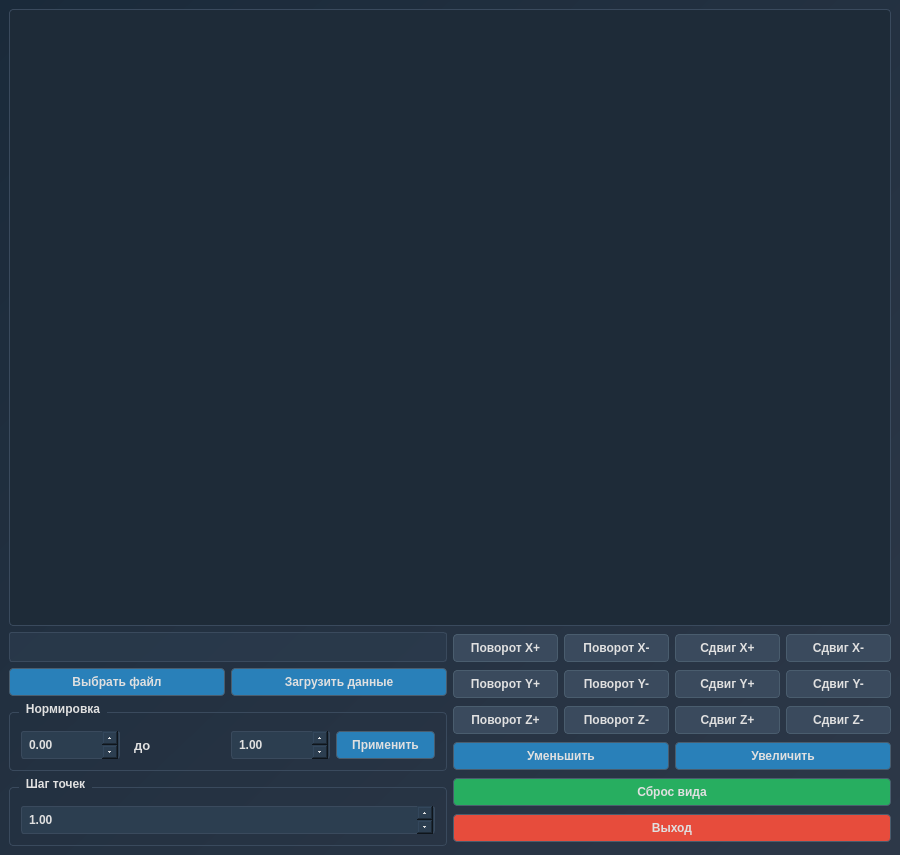
<?xml version="1.0" encoding="UTF-8"?>
<ui version="4.0">
 <class>MainWindow</class>
 <widget class="QMainWindow" name="MainWindow">
  <property name="geometry">
   <rect>
    <x>0</x>
    <y>0</y>
    <width>900</width>
    <height>855</height>
   </rect>
  </property>
  <property name="windowTitle">
   <string>Main Window</string>
  </property>
  <property name="styleSheet">
   <string notr="true">QMainWindow {
    background-color: #2D3848;
    font-family: 'Segoe UI', Arial, sans-serif;
}</string>
  </property>
  <widget class="QWidget" name="centralwidget">
   <property name="styleSheet">
    <string notr="true">QWidget#centralwidget {
   background: qlineargradient(x1:0, y1:0, x2:1, y2:1, stop:0 #1A2A3A, stop:1 #2D3848);
}
</string>
   </property>
   <layout class="QVBoxLayout" name="verticalLayout">
    <item>
     <widget class="QGraphicsView" name="graphicsView">
      <property name="minimumSize">
       <size>
        <width>600</width>
        <height>400</height>
       </size>
      </property>
      <property name="styleSheet">
       <string notr="true">QGraphicsView {
    background-color: #1E2B38;
    border: 1px solid #3A4A5D;
    border-radius: 4px;
}

QGraphicsView QScrollBar:vertical {
    background: #2C3E50;
    width: 10px;
    margin: 0px;
}

QGraphicsView QScrollBar::handle:vertical {
    background: #4A5D6E;
    min-height: 20px;
    border-radius: 4px;
}</string>
      </property>
     </widget>
    </item>
    <item>
     <layout class="QHBoxLayout" name="horizontalLayout">
      <item>
       <layout class="QVBoxLayout" name="verticalLayout_2">
        <item>
         <widget class="QLabel" name="pathLabel">
          <property name="minimumSize">
           <size>
            <width>0</width>
            <height>30</height>
           </size>
          </property>
          <property name="styleSheet">
           <string notr="true">QLabel {
    color: #E0E0E0;
    font-size: 13px;
    padding: 5px;
}

QLabel#pathLabel {
    background-color: rgba(44, 62, 80, 150);
    border: 1px solid #3A4A5D;
    border-radius: 3px;
}</string>
          </property>
          <property name="alignment">
           <set>Qt::AlignmentFlag::AlignCenter</set>
          </property>
         </widget>
        </item>
        <item>
         <layout class="QHBoxLayout" name="horizontalLayout_2">
          <item>
           <widget class="QPushButton" name="filePushButton">
            <property name="minimumSize">
             <size>
              <width>0</width>
              <height>0</height>
             </size>
            </property>
            <property name="font">
             <font>
              <bold>true</bold>
             </font>
            </property>
            <property name="styleSheet">
             <string notr="true">QPushButton {
     background-color: #2980B9;
    border: 1px solid #4A5D6E;
    border-radius: 4px;
    color: #E0E0E0;
    padding: 6px 12px;
}

QPushButton:hover {
    background-color: #4A5D6E;
    border-color: #5B6E80;
}

QPushButton:pressed {
    background-color: #2C3E50;
    padding: 7px 11px 5px 13px;
}</string>
            </property>
            <property name="text">
             <string>Выбрать файл</string>
            </property>
           </widget>
          </item>
          <item>
           <widget class="QPushButton" name="uploadPushButton">
            <property name="minimumSize">
             <size>
              <width>0</width>
              <height>0</height>
             </size>
            </property>
            <property name="font">
             <font>
              <bold>true</bold>
             </font>
            </property>
            <property name="styleSheet">
             <string notr="true">QPushButton {
     background-color: #2980B9;
    border: 1px solid #4A5D6E;
    border-radius: 4px;
    color: #E0E0E0;
    padding: 6px 12px;
}

QPushButton:hover {
    background-color: #4A5D6E;
    border-color: #5B6E80;
}

QPushButton:pressed {
    background-color: #2C3E50;
    padding: 7px 11px 5px 13px;
}</string>
            </property>
            <property name="text">
             <string>Загрузить данные</string>
            </property>
           </widget>
          </item>
         </layout>
        </item>
        <item>
         <widget class="QGroupBox" name="groupBox_3">
          <property name="font">
           <font>
            <bold>true</bold>
           </font>
          </property>
          <property name="styleSheet">
           <string notr="true">QGroupBox {
    border: 1px solid #3A4A5D;
    border-radius: 4px;
    margin-top: 10px;
    padding-top: 15px;
}

QGroupBox::title {
    subcontrol-origin: margin;
    left: 10px;
    padding: 0 5px;
    color: #E0E0E0;
    font-weight: bold;
}</string>
          </property>
          <property name="title">
           <string>Нормировка</string>
          </property>
          <layout class="QHBoxLayout" name="horizontalLayout_3">
           <item>
            <widget class="QDoubleSpinBox" name="normASpinBox">
             <property name="font">
              <font>
               <bold>true</bold>
              </font>
             </property>
             <property name="styleSheet">
              <string notr="true">QDoubleSpinBox, QSpinBox {
    background-color: #2C3E50;
    border: 1px solid #3A4A5D;
    border-radius: 3px;
    color: #E0E0E0;
    padding: 5px;
}

QDoubleSpinBox:hover, QSpinBox:hover {
    border-color: #4A5D6E;
}

QDoubleSpinBox::up-button, QSpinBox::up-button {
    width: 16px;
    subcontrol-origin: border;
    left: -2px;
}

QDoubleSpinBox::down-button, QSpinBox::down-button {
    width: 16px;
    subcontrol-origin: border;
    left: -2px;
}</string>
             </property>
             <property name="minimum">
              <double>-1000000.000000000000000</double>
             </property>
             <property name="maximum">
              <double>1000000.000000000000000</double>
             </property>
             <property name="value">
              <double>0.000000000000000</double>
             </property>
            </widget>
           </item>
           <item>
            <widget class="QLabel" name="label_2">
             <property name="font">
              <font>
               <pointsize>-1</pointsize>
               <bold>true</bold>
              </font>
             </property>
             <property name="styleSheet">
              <string notr="true">QLabel {
    color: #E0E0E0;
    font-size: 13px;
    padding: 5px;
}</string>
             </property>
             <property name="text">
              <string>до</string>
             </property>
            </widget>
           </item>
           <item>
            <widget class="QDoubleSpinBox" name="normBSpinBox">
             <property name="font">
              <font>
               <bold>true</bold>
              </font>
             </property>
             <property name="styleSheet">
              <string notr="true">QDoubleSpinBox, QSpinBox {
    background-color: #2C3E50;
    border: 1px solid #3A4A5D;
    border-radius: 3px;
    color: #E0E0E0;
    padding: 5px;
}

QDoubleSpinBox:hover, QSpinBox:hover {
    border-color: #4A5D6E;
}

QDoubleSpinBox::up-button, QSpinBox::up-button {
    width: 16px;
    subcontrol-origin: border;
    left: -2px;
}

QDoubleSpinBox::down-button, QSpinBox::down-button {
    width: 16px;
    subcontrol-origin: border;
    left: -2px;
}</string>
             </property>
             <property name="minimum">
              <double>-1000000.000000000000000</double>
             </property>
             <property name="maximum">
              <double>1000000.000000000000000</double>
             </property>
             <property name="value">
              <double>1.000000000000000</double>
             </property>
            </widget>
           </item>
           <item>
            <widget class="QPushButton" name="normalizeButton">
             <property name="font">
              <font>
               <bold>true</bold>
              </font>
             </property>
             <property name="styleSheet">
              <string notr="true">QPushButton {
     background-color: #2980B9;
    border: 1px solid #4A5D6E;
    border-radius: 4px;
    color: #E0E0E0;
    padding: 6px 12px;
}

QPushButton:hover {
    background-color: #4A5D6E;
    border-color: #5B6E80;
}

QPushButton:pressed {
    background-color: #2C3E50;
    padding: 7px 11px 5px 13px;
}</string>
             </property>
             <property name="text">
              <string>Применить</string>
             </property>
            </widget>
           </item>
          </layout>
         </widget>
        </item>
        <item>
         <widget class="QGroupBox" name="groupBox_4">
          <property name="font">
           <font>
            <bold>true</bold>
           </font>
          </property>
          <property name="styleSheet">
           <string notr="true">QGroupBox {
    border: 1px solid #3A4A5D;
    border-radius: 4px;
    margin-top: 10px;
    padding-top: 15px;
}

QGroupBox::title {
    subcontrol-origin: margin;
    left: 10px;
    padding: 0 5px;
    color: #E0E0E0;
    font-weight: bold;
}</string>
          </property>
          <property name="title">
           <string>Шаг точек</string>
          </property>
          <layout class="QHBoxLayout" name="horizontalLayout_4">
           <item>
            <widget class="QDoubleSpinBox" name="stepSpinBox">
             <property name="font">
              <font>
               <bold>true</bold>
              </font>
             </property>
             <property name="styleSheet">
              <string notr="true">QDoubleSpinBox, QSpinBox {
    background-color: #2C3E50;
    border: 1px solid #3A4A5D;
    border-radius: 3px;
    color: #E0E0E0;
    padding: 5px;
}

QDoubleSpinBox:hover, QSpinBox:hover {
    border-color: #4A5D6E;
}

QDoubleSpinBox::up-button, QSpinBox::up-button {
    width: 16px;
    subcontrol-origin: border;
    left: -2px;
}

QDoubleSpinBox::down-button, QSpinBox::down-button {
    width: 16px;
    subcontrol-origin: border;
    left: -2px;
}</string>
             </property>
             <property name="minimum">
              <double>1.000000000000000</double>
             </property>
             <property name="maximum">
              <double>100.000000000000000</double>
             </property>
             <property name="value">
              <double>1.000000000000000</double>
             </property>
            </widget>
           </item>
          </layout>
         </widget>
        </item>
       </layout>
      </item>
      <item>
       <layout class="QGridLayout" name="gridLayout">
        <item row="0" column="0">
         <widget class="QPushButton" name="rotateXPlusButton">
          <property name="font">
           <font>
            <bold>true</bold>
           </font>
          </property>
          <property name="styleSheet">
           <string notr="true">QPushButton {
    background-color: #3A4A5D;
    border: 1px solid #4A5D6E;
    border-radius: 4px;
    color: #E0E0E0;
    padding: 6px 12px;
}

QPushButton:hover {
    background-color: #4A5D6E;
    border-color: #5B6E80;
}

QPushButton:pressed {
    background-color: #2C3E50;
    padding: 7px 11px 5px 13px;
}</string>
          </property>
          <property name="text">
           <string>Поворот X+</string>
          </property>
         </widget>
        </item>
        <item row="0" column="1">
         <widget class="QPushButton" name="rotateXMinusButton">
          <property name="font">
           <font>
            <bold>true</bold>
           </font>
          </property>
          <property name="styleSheet">
           <string notr="true">QPushButton {
    background-color: #3A4A5D;
    border: 1px solid #4A5D6E;
    border-radius: 4px;
    color: #E0E0E0;
    padding: 6px 12px;
}

QPushButton:hover {
    background-color: #4A5D6E;
    border-color: #5B6E80;
}

QPushButton:pressed {
    background-color: #2C3E50;
    padding: 7px 11px 5px 13px;
}</string>
          </property>
          <property name="text">
           <string>Поворот X-</string>
          </property>
         </widget>
        </item>
        <item row="2" column="0">
         <widget class="QPushButton" name="rotateZPlusButton">
          <property name="font">
           <font>
            <bold>true</bold>
           </font>
          </property>
          <property name="styleSheet">
           <string notr="true">QPushButton {
    background-color: #3A4A5D;
    border: 1px solid #4A5D6E;
    border-radius: 4px;
    color: #E0E0E0;
    padding: 6px 12px;
}

QPushButton:hover {
    background-color: #4A5D6E;
    border-color: #5B6E80;
}

QPushButton:pressed {
    background-color: #2C3E50;
    padding: 7px 11px 5px 13px;
}</string>
          </property>
          <property name="text">
           <string>Поворот Z+</string>
          </property>
         </widget>
        </item>
        <item row="1" column="0">
         <widget class="QPushButton" name="rotateYPlusButton">
          <property name="font">
           <font>
            <bold>true</bold>
           </font>
          </property>
          <property name="styleSheet">
           <string notr="true">QPushButton {
    background-color: #3A4A5D;
    border: 1px solid #4A5D6E;
    border-radius: 4px;
    color: #E0E0E0;
    padding: 6px 12px;
}

QPushButton:hover {
    background-color: #4A5D6E;
    border-color: #5B6E80;
}

QPushButton:pressed {
    background-color: #2C3E50;
    padding: 7px 11px 5px 13px;
}</string>
          </property>
          <property name="text">
           <string>Поворот Y+</string>
          </property>
         </widget>
        </item>
        <item row="0" column="2">
         <widget class="QPushButton" name="translateXPlusButton">
          <property name="font">
           <font>
            <bold>true</bold>
           </font>
          </property>
          <property name="styleSheet">
           <string notr="true">QPushButton {
    background-color: #3A4A5D;
    border: 1px solid #4A5D6E;
    border-radius: 4px;
    color: #E0E0E0;
    padding: 6px 12px;
}

QPushButton:hover {
    background-color: #4A5D6E;
    border-color: #5B6E80;
}

QPushButton:pressed {
    background-color: #2C3E50;
    padding: 7px 11px 5px 13px;
}</string>
          </property>
          <property name="text">
           <string>Сдвиг X+</string>
          </property>
         </widget>
        </item>
        <item row="1" column="1">
         <widget class="QPushButton" name="rotateYMinusButton">
          <property name="font">
           <font>
            <bold>true</bold>
           </font>
          </property>
          <property name="styleSheet">
           <string notr="true">QPushButton {
    background-color: #3A4A5D;
    border: 1px solid #4A5D6E;
    border-radius: 4px;
    color: #E0E0E0;
    padding: 6px 12px;
}

QPushButton:hover {
    background-color: #4A5D6E;
    border-color: #5B6E80;
}

QPushButton:pressed {
    background-color: #2C3E50;
    padding: 7px 11px 5px 13px;
}</string>
          </property>
          <property name="text">
           <string>Поворот Y-</string>
          </property>
         </widget>
        </item>
        <item row="2" column="1">
         <widget class="QPushButton" name="rotateZMinusButton">
          <property name="font">
           <font>
            <bold>true</bold>
           </font>
          </property>
          <property name="styleSheet">
           <string notr="true">QPushButton {
    background-color: #3A4A5D;
    border: 1px solid #4A5D6E;
    border-radius: 4px;
    color: #E0E0E0;
    padding: 6px 12px;
}

QPushButton:hover {
    background-color: #4A5D6E;
    border-color: #5B6E80;
}

QPushButton:pressed {
    background-color: #2C3E50;
    padding: 7px 11px 5px 13px;
}</string>
          </property>
          <property name="text">
           <string>Поворот Z-</string>
          </property>
         </widget>
        </item>
        <item row="0" column="3">
         <widget class="QPushButton" name="translateXMinusButton">
          <property name="font">
           <font>
            <bold>true</bold>
           </font>
          </property>
          <property name="styleSheet">
           <string notr="true">QPushButton {
    background-color: #3A4A5D;
    border: 1px solid #4A5D6E;
    border-radius: 4px;
    color: #E0E0E0;
    padding: 6px 12px;
}

QPushButton:hover {
    background-color: #4A5D6E;
    border-color: #5B6E80;
}

QPushButton:pressed {
    background-color: #2C3E50;
    padding: 7px 11px 5px 13px;
}</string>
          </property>
          <property name="text">
           <string>Сдвиг X-</string>
          </property>
         </widget>
        </item>
        <item row="1" column="2">
         <widget class="QPushButton" name="translateYPlusButton">
          <property name="font">
           <font>
            <bold>true</bold>
           </font>
          </property>
          <property name="styleSheet">
           <string notr="true">QPushButton {
    background-color: #3A4A5D;
    border: 1px solid #4A5D6E;
    border-radius: 4px;
    color: #E0E0E0;
    padding: 6px 12px;
}

QPushButton:hover {
    background-color: #4A5D6E;
    border-color: #5B6E80;
}

QPushButton:pressed {
    background-color: #2C3E50;
    padding: 7px 11px 5px 13px;
}</string>
          </property>
          <property name="text">
           <string>Сдвиг Y+</string>
          </property>
         </widget>
        </item>
        <item row="1" column="3">
         <widget class="QPushButton" name="translateYMinusButton">
          <property name="font">
           <font>
            <bold>true</bold>
           </font>
          </property>
          <property name="styleSheet">
           <string notr="true">QPushButton {
    background-color: #3A4A5D;
    border: 1px solid #4A5D6E;
    border-radius: 4px;
    color: #E0E0E0;
    padding: 6px 12px;
}

QPushButton:hover {
    background-color: #4A5D6E;
    border-color: #5B6E80;
}

QPushButton:pressed {
    background-color: #2C3E50;
    padding: 7px 11px 5px 13px;
}</string>
          </property>
          <property name="text">
           <string>Сдвиг Y-</string>
          </property>
         </widget>
        </item>
        <item row="2" column="2">
         <widget class="QPushButton" name="translateZPlusButton">
          <property name="font">
           <font>
            <bold>true</bold>
           </font>
          </property>
          <property name="styleSheet">
           <string notr="true">QPushButton {
    background-color: #3A4A5D;
    border: 1px solid #4A5D6E;
    border-radius: 4px;
    color: #E0E0E0;
    padding: 6px 12px;
}

QPushButton:hover {
    background-color: #4A5D6E;
    border-color: #5B6E80;
}

QPushButton:pressed {
    background-color: #2C3E50;
    padding: 7px 11px 5px 13px;
}</string>
          </property>
          <property name="text">
           <string>Сдвиг Z+</string>
          </property>
         </widget>
        </item>
        <item row="2" column="3">
         <widget class="QPushButton" name="translateZMinusButton">
          <property name="font">
           <font>
            <bold>true</bold>
           </font>
          </property>
          <property name="styleSheet">
           <string notr="true">QPushButton {
    background-color: #3A4A5D;
    border: 1px solid #4A5D6E;
    border-radius: 4px;
    color: #E0E0E0;
    padding: 6px 12px;
}

QPushButton:hover {
    background-color: #4A5D6E;
    border-color: #5B6E80;
}

QPushButton:pressed {
    background-color: #2C3E50;
    padding: 7px 11px 5px 13px;
}</string>
          </property>
          <property name="text">
           <string>Сдвиг Z-</string>
          </property>
         </widget>
        </item>
        <item row="6" column="2" colspan="2">
         <widget class="QPushButton" name="zoomInButton">
          <property name="font">
           <font>
            <bold>true</bold>
           </font>
          </property>
          <property name="styleSheet">
           <string notr="true">QPushButton {
     background-color: #2980B9;;
    border: 1px solid #4A5D6E;
    border-radius: 4px;
    color: #E0E0E0;
    padding: 6px 12px;
}

QPushButton:hover {
    background-color: #4A5D6E;
    border-color: #5B6E80;
}

QPushButton:pressed {
    background-color: #2C3E50;
    padding: 7px 11px 5px 13px;
}</string>
          </property>
          <property name="text">
           <string>Увеличить</string>
          </property>
         </widget>
        </item>
        <item row="6" column="0" colspan="2">
         <widget class="QPushButton" name="zoomOutButton">
          <property name="font">
           <font>
            <bold>true</bold>
           </font>
          </property>
          <property name="styleSheet">
           <string notr="true">QPushButton {
     background-color: #2980B9;
    border: 1px solid #4A5D6E;
    border-radius: 4px;
    color: #E0E0E0;
    padding: 6px 12px;
}

QPushButton:hover {
    background-color: #4A5D6E;
    border-color: #5B6E80;
}

QPushButton:pressed {
    background-color: #2C3E50;
    padding: 7px 11px 5px 13px;
}</string>
          </property>
          <property name="text">
           <string>Уменьшить</string>
          </property>
         </widget>
        </item>
        <item row="8" column="0" colspan="4">
         <widget class="QPushButton" name="resetViewButton">
          <property name="font">
           <font>
            <bold>true</bold>
           </font>
          </property>
          <property name="styleSheet">
           <string notr="true">QPushButton {
     background-color: #27AE60;
    border-color: #16A085;
    border: 1px solid #4A5D6E;
    border-radius: 4px;
    color: #E0E0E0;
    padding: 6px 12px;
}

QPushButton:hover {
    background-color: #4A5D6E;
    border-color: #5B6E80;
}

QPushButton:pressed {
    background-color: #2C3E50;
    padding: 7px 11px 5px 13px;
}</string>
          </property>
          <property name="text">
           <string>Сброс вида</string>
          </property>
         </widget>
        </item>
        <item row="9" column="0" colspan="4">
         <widget class="QPushButton" name="exitButton">
          <property name="font">
           <font>
            <bold>true</bold>
           </font>
          </property>
          <property name="styleSheet">
           <string notr="true">QPushButton {
    background-color: #E74C3C;
    border-color: #C0392B;
    border: 1px solid #4A5D6E;
    border-radius: 4px;
    color: #E0E0E0;
    padding: 6px 12px;
}

QPushButton:hover {
    background-color: #4A5D6E;
    border-color: #5B6E80;
}

QPushButton:pressed {
    background-color: #2C3E50;
    padding: 7px 11px 5px 13px;
}</string>
          </property>
          <property name="text">
           <string>Выход</string>
          </property>
         </widget>
        </item>
       </layout>
      </item>
     </layout>
    </item>
   </layout>
  </widget>
 </widget>
 <resources/>
 <connections/>
</ui>
